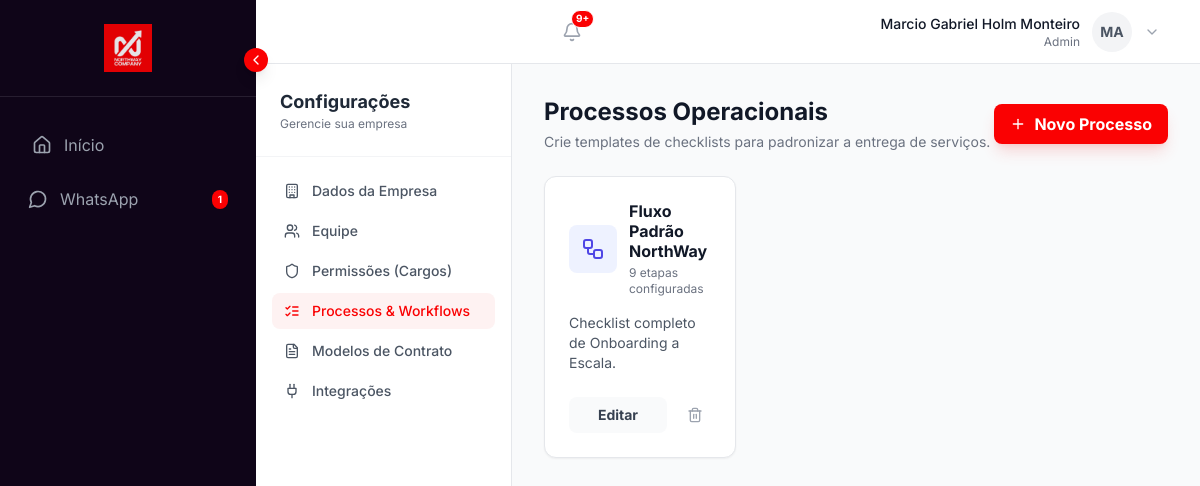
/settings/processes (signed in), run on the app's committed database.
### models.py (models this page shows, shortened)
class User(UserMixin, db.Model):
    id = db.Column(db.Integer, primary_key=True)
    name = db.Column(db.String(100), nullable=False)
    email = db.Column(db.String(120), unique=True, nullable=False)
    supabase_uid = db.Column(db.String(100), unique=True, nullable=True)
    password_hash = db.Column(db.String(200), nullable=False)
    password_hash = db.Column(db.String(200), nullable=False)
    role = db.Column(db.String(20), nullable=False, default=ROLE_SALES) # Legacy/Fallback
    role_id = db.Column(db.Integer, db.ForeignKey('role.id'), nullable=True) # New RBAC
    company_id = db.Column(db.Integer, db.ForeignKey('company.id'), nullable=True) # Nullable for Supabase Auth Triggers
    created_at = db.Column(db.DateTime, default=datetime.utcnow)
    profile_image = db.Column(db.String(150), nullable=True)
    phone = db.Column(db.String(20), nullable=True)
    status_message = db.Column(db.String(100), nullable=True)
    is_super_admin = db.Column(db.Boolean, default=False)
    onboarding_dismissed = db.Column(db.Boolean, default=False)
    leads = db.relationship('Lead', backref='assigned_user', lazy=True)
    allowed_pipelines = db.relationship('Pipeline', secondary=user_pipeline_association, backref=db.backref('allowed_users', lazy='dynamic'))
    def has_permission(self, permission):
        if self.is_super_admin:
            return True
        if self.user_role and self.user_role.permissions:
            return permission in self.user_role.permissions

class ProcessTemplate(db.Model):
    id = db.Column(db.Integer, primary_key=True)
    name = db.Column(db.String(100), nullable=False)
    description = db.Column(db.String(255))
    steps = db.Column(db.JSON, nullable=False) # List of sections: [{"title": "Checklist 1", "items": ["Item A"]}]
    company_id = db.Column(db.Integer, db.ForeignKey('company.id'), nullable=False)
    created_at = db.Column(db.DateTime, default=datetime.utcnow)

### routes/templates.py (the view)
@templates_bp.route('/settings/processes')
@login_required
def settings_processes():
    from models import ProcessTemplate
    if current_user.role != 'admin':
         can_manage = current_user.user_role and (current_user.user_role.name in ['Administrador', 'Gestor', 'admin'] or 'manage_settings' in (current_user.user_role.permissions or []))
         if not can_manage:
              flash('Acesso negado.', 'error')
              return redirect(url_for('dashboard.home'))
    if not current_user.company_id:
         abort(403)
    templates = ProcessTemplate.query.filter(ProcessTemplate.company_id == current_user.company_id).all()
    return render_template('settings_processes.html', templates=templates)

### templates/settings_processes.html (shortened to what this page needs)
{% extends "_settings_layout.html" %}
{% block settings_content %}
<div class="max-w-5xl mx-auto space-y-6">
    <div class="flex items-center justify-between">
        <div>
            <h1 class="text-2xl font-bold text-gray-900">Processos Operacionais</h1>
            <p class="text-gray-500 text-sm mt-1">Crie templates de checklists para padronizar a entrega de serviços.
            </p>
        </div>
        <button data-modal-target="newProcessModal"
            class="bg-northway-red text-white px-4 py-2 rounded-lg font-bold hover:bg-red-700 transition-colors shadow-lg shadow-red-500/20 flex items-center gap-2">
            <i data-lucide="plus" class="w-4 h-4" aria-hidden="true"></i>
            Novo Processo
        </button>
    </div>
    <div class="grid grid-cols-1 md:grid-cols-2 lg:grid-cols-3 gap-6">
        {% for template in templates %}
        <div
            class="bg-white rounded-xl shadow-sm border border-gray-200 p-6 hover:shadow-md transition-shadow flex flex-col h-full group">
            <div class="flex items-center gap-3 mb-4">
                <div class="bg-indigo-50 p-3 rounded-lg text-indigo-600">
                    <i data-lucide="workflow" class="w-6 h-6" aria-hidden="true"></i>
                </div>
                <div>
                    <h3 class="font-bold text-gray-900 leading-tight">{{ template.name }}</h3>
                    <p class="text-xs text-gray-500 mt-1">{{ template.steps|length }} etapas configuradas</p>
                </div>
            </div>
            <p class="text-sm text-gray-600 mb-6 flex-1 line-clamp-3">{{ template.description or "Sem
                descrição." }}</p>
            <div class="flex items-center gap-3 mt-auto">
                <a href="{{ url_for('templates.edit_process_template', id=template.id) }}"
                    class="flex-1 bg-gray-50 text-gray-700 py-2 rounded-lg text-sm font-bold text-center hover:bg-gray-100 transition-colors">
                    Editar
                </a>
                <button data-delete-id="{{ template.id }}"
                    class="p-2 text-gray-400 hover:text-red-600 hover:bg-red-50 rounded-lg transition-colors"
                    title="Excluir">
                    <i data-lucide="trash-2" class="w-4 h-4" aria-hidden="true"></i>
                </button>
            </div>
        </div>
        {% endfor %}
    </div>
</div>
{% endblock %}

### templates/base.html (shortened to what this page needs)
<!DOCTYPE html>
<html lang="pt-BR">
<head>
    <script src="https://cdn.tailwindcss.com"></script>
</head>
<body
    class="bg-gray-50 text-gray-900 font-sans h-screen flex flex-col overflow-hidden selection:bg-northway-red selection:text-white">
    <div class="flex-1 flex flex-row overflow-hidden relative w-full h-full">
        {% if current_user.is_authenticated and not current_user.is_super_admin %}
        <aside id="sidebar"
            class="fixed inset-y-0 left-0 z-[70] transform -translate-x-full md:relative md:translate-x-0
               w-64 bg-northway-dark text-white flex flex-col flex-shrink-0 transition-transform duration-300 ease-in-out group md:h-full">
            <div class="hidden md:flex p-6 items-center justify-center border-b border-white/10 min-h-[5rem]">
                <img id="sidebar-logo" src="{{ url_for('static', filename='images/logo.png') }}" alt="NorthWay"
                    class="max-h-12 w-auto opacity-90 hover:opacity-100 transition-all duration-300">
            </div>
            <nav class="flex-1 px-4 py-6 space-y-2 overflow-y-auto no-scrollbar">
                <a href="{{ url_for('dashboard.home') }}"
                    class="flex items-center gap-3 px-4 py-3 text-gray-400 hover:text-white hover:bg-white/5 rounded-xl transition-colors whitespace-nowrap ">
                    <i data-lucide="home" class="w-5 h-5 flex-shrink-0"></i>
                    <span class="sidebar-text transition-opacity duration-300">Início</span>
                </a>
                <a href="{{ url_for('whatsapp.inbox') }}"
                    class="flex items-center justify-between px-3 py-2.5 rounded-lg hover:bg-white/10 transition-colors whitespace-nowrap {{ 'bg-northway-red text-white' if request.endpoint == 'whatsapp.inbox' else 'text-gray-400' }}">
                    <div class="flex items-center gap-3">
                        <i data-lucide="message-circle" class="w-5 h-5 flex-shrink-0"></i>
                        <span class="sidebar-text transition-opacity duration-300">WhatsApp</span>
                    </div>
                    <span id="whatsapp-unread-badge"
                        class="hidden sidebar-badge bg-northway-red text-white text-[10px] font-bold px-1.5 py-0.5 rounded-full flex-shrink-0">0</span>
                </a>
            </nav>
            <button id="sidebar-toggle" onclick="toggleSidebar()"
                class="hidden md:flex absolute -right-3 top-12 bg-northway-red text-white w-6 h-6 rounded-full items-center justify-center shadow-lg hover:bg-red-700 transition-colors z-50">
                <i data-lucide="chevron-left" class="w-4 h-4 transition-transform duration-300"
                    id="sidebar-toggle-icon"></i>
            </button>
        </aside>
        {% endif %}
        <main class="flex-1 flex flex-col min-w-0 overflow-hidden relative">
            {% if current_user.is_authenticated and not current_user.is_super_admin %}
            <header
                class="bg-white border-b border-gray-200 h-16 flex items-center justify-between px-8 flex-shrink-0 z-40">
                <div class="relative mr-4">
                    <button id="notification-btn"
                        class="text-gray-400 hover:text-gray-600 transition-colors relative p-2 rounded-full hover:bg-gray-100">
                        <i data-lucide="bell" class="w-5 h-5"></i>
                        <span id="notification-badge"
                            class="absolute top-1 right-1 w-2.5 h-2.5 bg-northway-red rounded-full hidden border border-white"></span>
                    </button>
                </div>
                <div class="relative">
                    <button onclick="toggleUserMenu()"
                        class="flex items-center gap-3 hover:bg-gray-50 p-2 rounded-lg transition-colors focus:outline-none">
                        <div class="text-right hidden md:block">
                            <p class="text-sm font-medium text-gray-900">{{ current_user.name }}</p>
                            <p class="text-xs text-gray-500">{{ current_user.role|capitalize }}</p>
                        </div>
                        <div
                            class="w-10 h-10 rounded-full bg-gray-100 flex items-center justify-center text-sm font-bold text-gray-600 overflow-hidden ring-2 ring-transparent hover:ring-gray-200 transition-all">
                            {% if current_user.profile_image %}
                            <img src="{{ url_for('static', filename='uploads/profiles/' + current_user.profile_image) }}"
                                alt="Profile" class="w-full h-full object-cover">
                            {% else %}
                            {{ current_user.name[:2].upper() }}
                            {% endif %}
                        </div>
                        <i data-lucide="chevron-down" class="w-4 h-4 text-gray-400"></i>
                    </button>
                </div>
            </header>
            {% endif %}
            {% block content %}{% endblock %}
        </main>
    </div>
</body>
</html>

### templates/base.html (style rules this page uses)
body { -webkit-font-smoothing: antialiased; -moz-osx-font-smoothing: grayscale; }

### data on the page
User: name "Marcio Gabriel Holm Monteiro", role "Admin", name "MA"
ProcessTemplate: name "Fluxo Padrão NorthWay", steps|length "9", description "Checklist completo de Onboarding a Escala."
